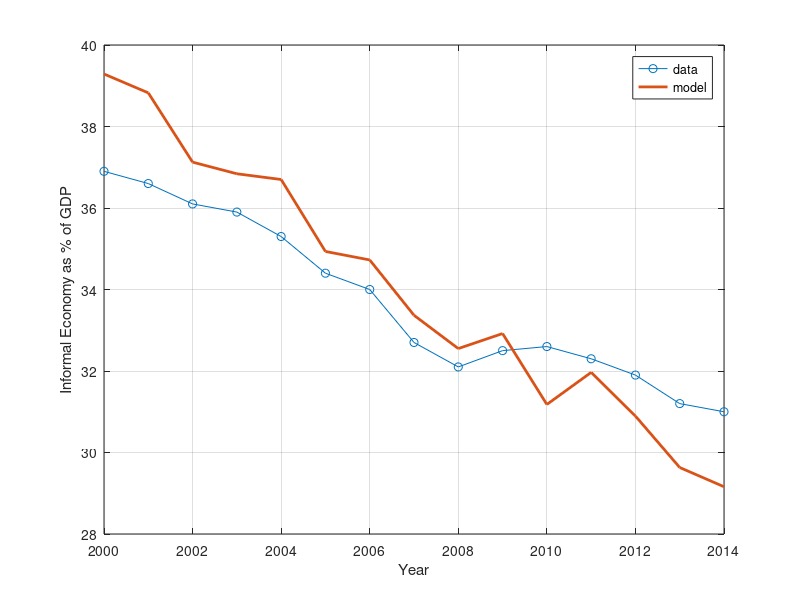
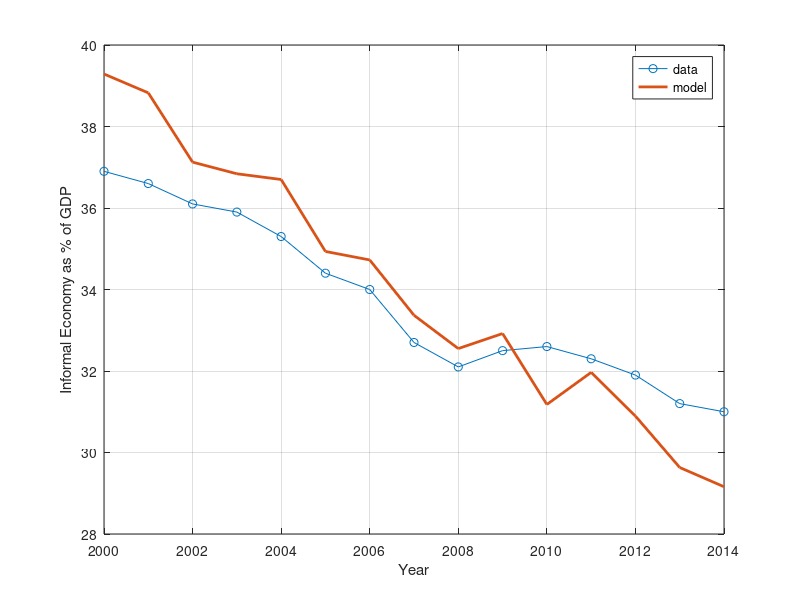
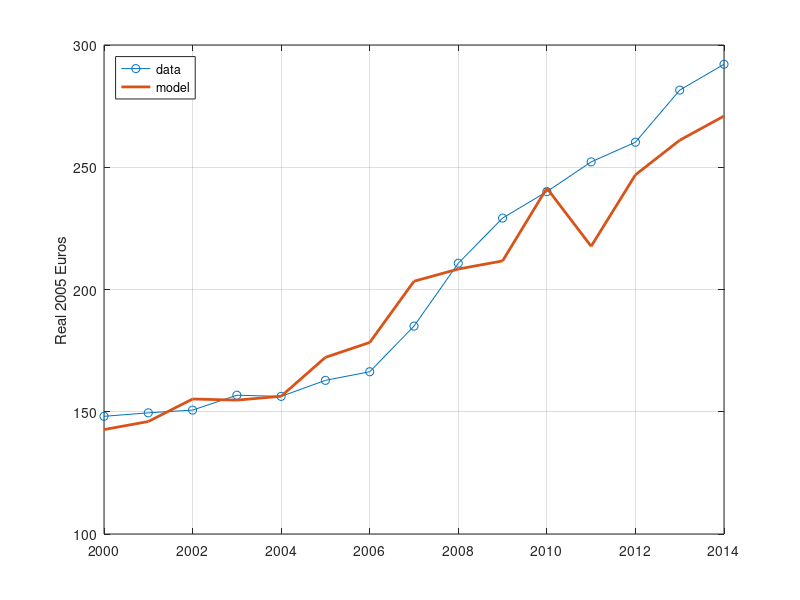
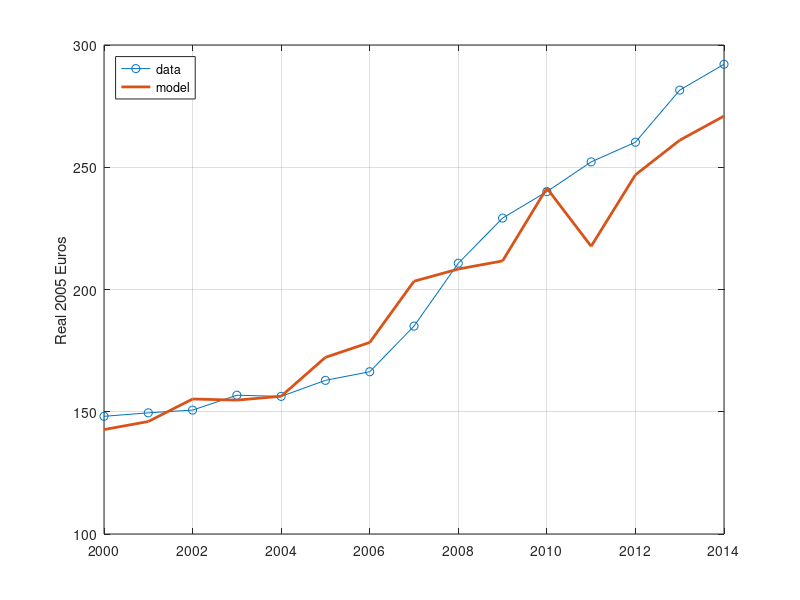

These figures' MATLAB source, in order:
%%%%%%%%%%%%%%%%%%%%%%%%%%%%%%%%%%%%%%%%%%%%%%%%%%%%%%%%%%%%%%%%%%%%%%%%%%%
%                                                                         %
%   "Envelope Wages, Hidden Production and Labor Productivity"            %
%                                                                         %
%       by A. Di Nola, G. Kocharkov and A. Vasilev                        % 
%                                                                         %
%       published on the B.E. Journal of Macroeconomics (2019)            %
%                                                                         % 
%%%%%%%%%%%%%%%%%%%%%%%%%%%%%%%%%%%%%%%%%%%%%%%%%%%%%%%%%%%%%%%%%%%%%%%%%%%

clear;clc;close all

% This file loads a mat file with results, generates figures and tables, 
% and stores them in the subfolder 'results\model_fit'. The numbering of
% figures and tables refer to the published version of the paper.

load stuff
oldpath = fullfile(pwd,  '' );
cd 'results\model_fit'

%% Generate Figure 10, Section 4.3

% Panel (a): SIZE OF INFORMAL ECONOMY
figure
plot(year_vec,informal_size*100,'-o',year_vec,informal_size_model_reported*100,'linewidth',2)
legend('data','model'), grid on
%title('Informal sector size, over Y hat (reported)')
xlabel('Year')
ylabel('Informal Economy as % of GDP')
print('informal_sector_size','-depsc')
print('informal_sector_size','-dpng')

% Panel (b): OBSERVED WAGES
figure
plot(year_vec,av_wages,'-o',year_vec,w_evasion_year,'linewidth',2)
legend('data','model','Location','NorthWest'), grid on
ylabel('Real 2005 Euros')
%title('Observed wages')
print('wages','-depsc')
print('wages','-dpng')

% Panel (c): OBSERVED LABOR PRODUCTIVITY
figure
plot(year_vec,labor_prod_data,'-o',year_vec,Y_hat_year,'linewidth',2)
legend('data','model','Location','NorthWest'), grid on
ylabel('Real 2005 Euros')
%title('Labor Productivity')
print('labor_prod','-depsc')
print('labor_prod','-dpng')

%% Generate Figure 11, Section 4.3

% Panel (a): CROSS-SECTION OF TAX EVASION
figure
plot(1:10,100*h_evasion(:,1)./(tfp_vec(1)*lambda_vec),'-o',...
    1:10,100*h_evasion(:,7)./(tfp_vec(7)*lambda_vec),...
    1:10,100*h_evasion(:,9)./(tfp_vec(9)*lambda_vec),...
    1:10,100*h_evasion(:,15)./(tfp_vec(15)*lambda_vec),'-+','linewidth',2)
axis([-inf inf 0 100])
legend('2000','2006','2008','2014'),grid on
%title('Hidden income: he+hw')
xlabel('Productivity')
print('h_evasion_prod','-depsc')
print('h_evasion_prod','-dpng')

% Panel (b): OBSERVED VS UNOBSERVED LABOR PRODUCTIVITY

figure
plot(year_vec,tfp_vec,'-o',year_vec,Y_hat_year,'linewidth',2)
legend('z(t)','observed','Location','Best'), grid on
%title('Labor Productivity')
print('labor_prod_unobserved','-depsc')
print('labor_prod_unobserved','-dpng')


%% Make table with parameters

%% Generate Table 2, Model Fit, Section 4.3

% Compute average for the period 2000-2014
% Model moments:
av_informal_size_model_reported = mean(informal_size_model_reported);
av_w_evasion_year = mean(w_evasion_year);
av_Y_hat_year = mean(Y_hat_year);

% Data moments:
av_informal_size = mean(informal_size);
av_av_wages = mean(av_wages);
av_labor_prod_data = mean(labor_prod_data);

fid=fopen('model_fit.tex','w');
fprintf(fid,'\n \\documentclass[12pt]{article}');
fprintf(fid,'\n \\begin{document}');

fprintf(fid,'\n \\begin{table}[h]');
fprintf(fid,'\n \\caption{Model Fit - Time-averaged Statistics}');
fprintf(fid,'\n \\begin{center}');
fprintf(fid,'\n \\label{results1}');
fprintf(fid,'\n \\begin{tabular}{lcc}');
%fprintf(fid,'\n   \\multicolumn{4}{c}{$\\tau_t$} \\\\');
fprintf(fid,'\n  \\hline');
fprintf(fid,'\n  \\textbf{Averages} (2000-2014) & \\textbf{Data} & \\textbf{Model} \\\\ \\hline');
fprintf(fid,'\n  Informal Economy (\\%% of GDP) &  $%5.3f$ & $%5.3f$  \\\\ ',av_informal_size, av_informal_size_model_reported);
fprintf(fid,'\n  Observed Wages              &  $%5.3f$ & $%5.3f$  \\\\ ',av_av_wages, av_w_evasion_year);
fprintf(fid,'\n  Observed Labor Productivity &  $%5.3f$ & $%5.3f$  \\\\ ',av_labor_prod_data, av_Y_hat_year);
fprintf(fid,'\n  Gini Disposable Income      &  $%5.3f$ & $%5.3f$  \\\\ ',0.332, Gini_cw_evasion);
fprintf(fid,'\n  Workers at Min Wage         &  $%5.3f$ & $%5.3f$  \\\\ ',wmin_share_data,wmin_share_model);


fprintf(fid,'\n \\hline');
fprintf(fid,'\n \\end{tabular}');
fprintf(fid,'\n \\end{center}');
fprintf(fid,'\n \\end{table}');

fprintf(fid,'\n \\end{document}');
fclose(fid);

%% Go back to the main folder

cd(oldpath)
